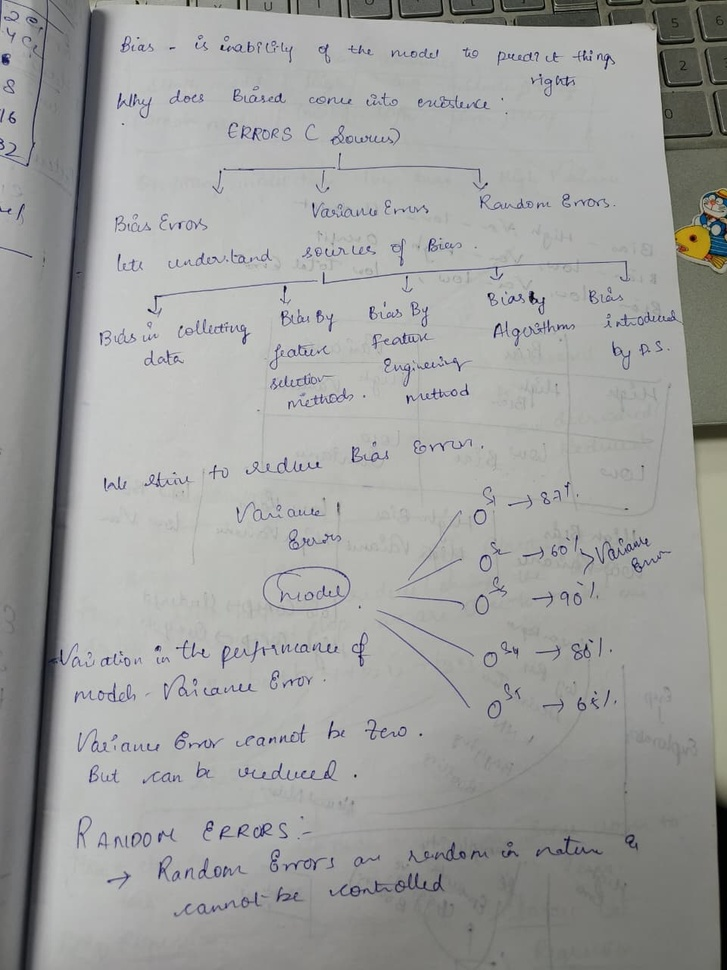
#> input picture handwritten.jpg, 727 x 970 px, shrunk from 960 x 1280 before the run
$ jupyter execute --allow-errors Loadingtext.ipynb
#> lines starting #> are read from the running program, lines starting #| are printed output that depends on the picture; after the words box and inside, x2 and y2 are one past the last pixel; in counts of white or black regions, pixels touching at a corner belong together
Extracting text from different file sources
* Image
* PDF
* Docx

Extracting Text from Images

OCR(Optical Character Recognition)

[cell 1]
import pytesseract
import cv2
import matplotlib.pyplot as plt

[cell 2]
# Lets load and process the image

image = cv2.imread('handwritten.jpg')
#> image is the input picture: shape (970, 727, 3); mean B, G, R 156.9, 158.6, 157.7
image = cv2.cvtColor(image,cv2.COLOR_BGR2RGB)  # to convert BGR to RGB
image_grey = cv2.cvtColor(image,cv2.COLOR_BGR2GRAY) # to convert BGR to grey
_, image_bw = cv2.threshold(image_grey,120,255,cv2.THRESH_BINARY) # to convert grey to black and white
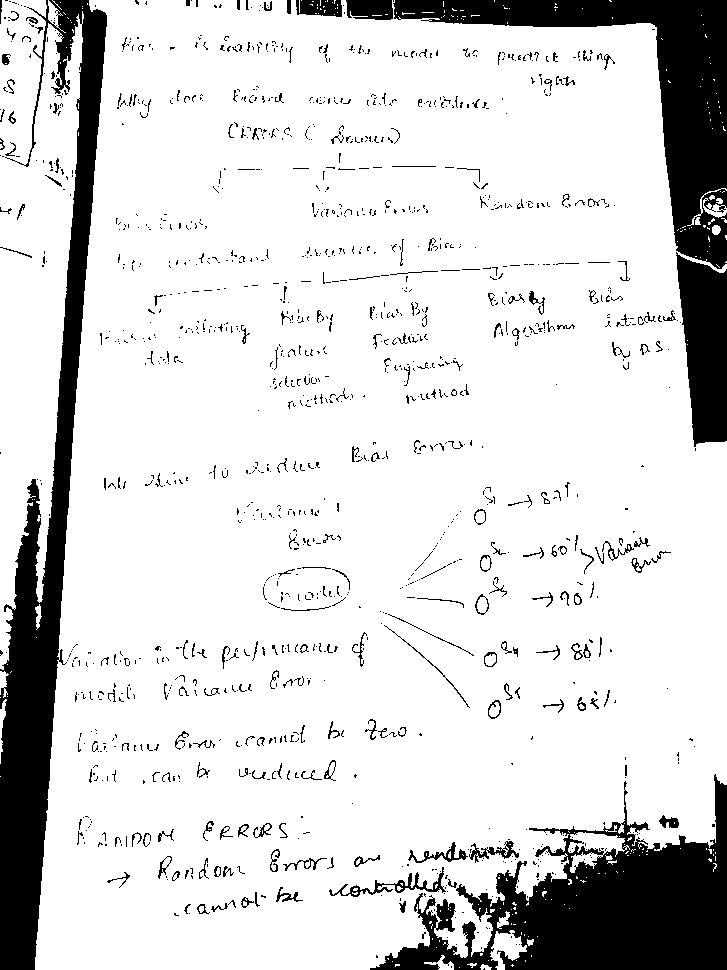
#> image_bw: shape (970, 727); 84.7% white; 1328 black regions (1113 under 20 px), largest, box (x1, y1, x2, y2) and area: (0, 0, 107, 970) 31884, (370, 774, 727, 970) 30263, (393, 0, 727, 269) 21923

[cell 3]
plt.imshow(image_bw)

[cell 4]
#cv2.imshow('Grey Image',image_grey)
#cv2.Waitkey(0)
#cv2.destroyALLWindows()

[cell 5]
pytesseract.pytesseract.tesseract_cmd = r"C:\Program Files\Tesseract-OCR\tesseract.exe"

[cell 6]
print(pytesseract.image_to_string(image_bw))
#> (this line was passed over: pytesseract is not available in this run)

Note :

* tesseract is working fine when we have a clear image with typed characters.But as we are giving
any image of handwritten notes the text that is extracting is not good enough.

* Lets try another approach and use LLM model as OCR , we will compare the results and see.

[cell 7]
import google.generativeai as genai
import os
import cv2
from PIL import Image

[cell 8]
key ='AIzaSyDKCSwh-y55gWT4aTSw4aZY-xzmAORJaQM'
genai.configure(api_key=key)

[cell 9]
model = genai.GenerativeModel('gemini-2.5-flash-lite')

[cell 10]
prompt = ''' You act as OCR application on the given image and extract the text from it. Give only the text as output,
do not give any other application or description.'''

[cell 11]
image = cv2.imread('handwritten.jpg')
image = cv2.cvtColor(image,cv2.COLOR_BGR2RGB)
image_grey = cv2.cvtColor(image,cv2.COLOR_BGR2GRAY)
_, image_bw = cv2.threshold(image_grey,150,255,cv2.THRESH_BINARY)
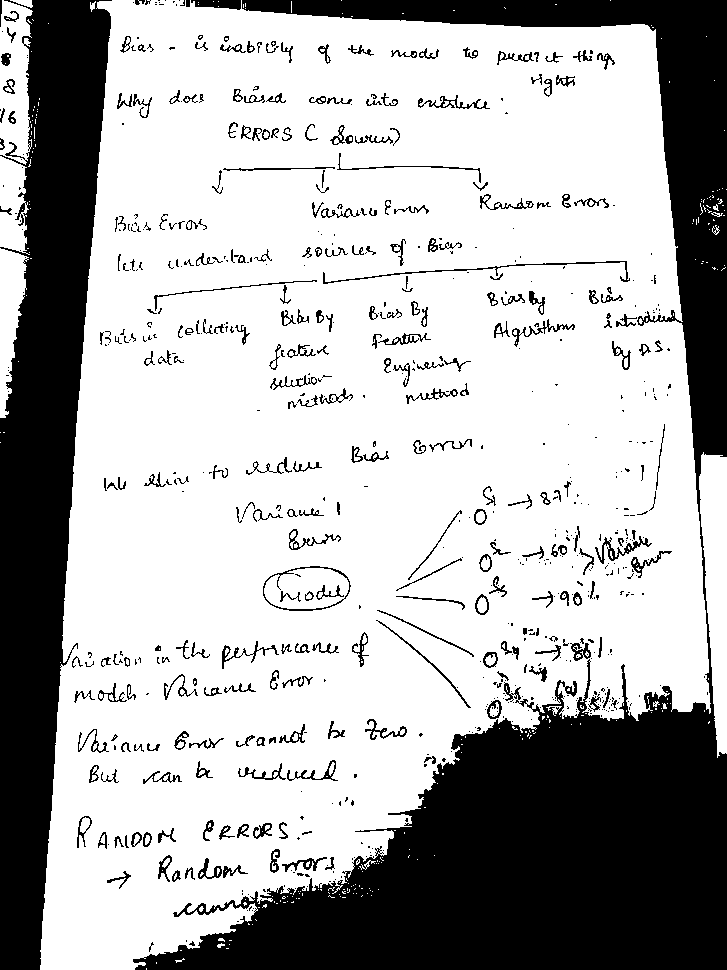
#> image_bw: shape (970, 727); 69.3% white; 709 black regions (434 under 20 px), largest, box (x1, y1, x2, y2) and area: (133, 0, 727, 970) 130513, (0, 0, 112, 970) 62338, (323, 261, 630, 284) 547
